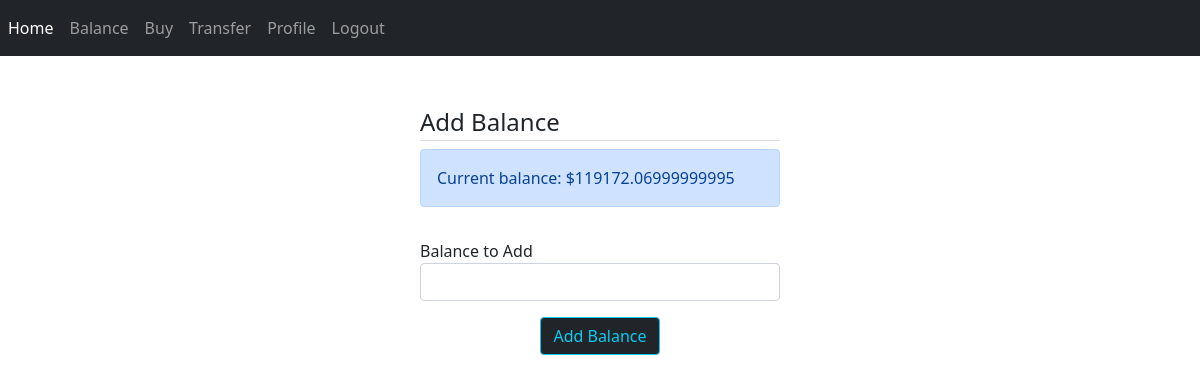
Page /add_balance (signed in) on the earlier database version.
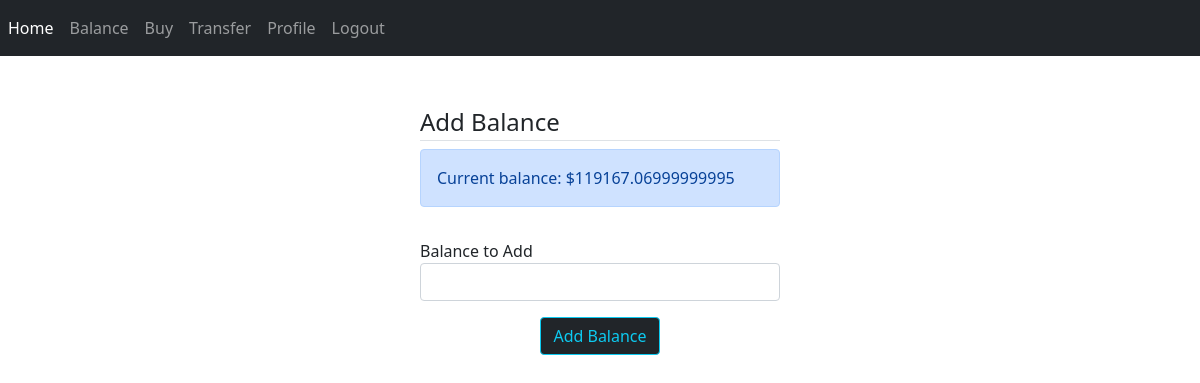
Same page on the later database version.
### CryptoExchange/models/dbmodels.py (models this page shows, shortened)
class User(db.Model, UserMixin):
    id = db.Column(db.Integer, primary_key=True)
    first_name = db.Column(db.String(20), nullable=False)
    last_name = db.Column(db.String(20), nullable=False)
    address = db.Column(db.String(20), nullable=False)
    city = db.Column(db.String(20), nullable=False)
    country = db.Column(db.String(20), nullable=False)
    phone = db.Column(db.String(15), nullable=False, unique=True)
    email = db.Column(db.String(120), nullable=False, unique=True)
    password = db.Column(db.String(60), nullable=False)
    verified = db.Column(db.Boolean, default=False, nullable=False)
    balance = db.Column(db.Float, default=0, nullable=False)
    sent_transactions = db.relationship('Transaction', backref='sender',
                                        foreign_keys="Transaction.sender_id", lazy=True)
    recv_transactions = db.relationship('Transaction', backref='receiver',
                                        foreign_keys="Transaction.receiver_id", lazy=True)

### CryptoExchange/controllers/routes.py (the view)
@app.route('/add_balance', methods=['GET', 'POST'])
@login_required
def add_balance():
    if not current_user.verified:
        return redirect(url_for('profile_activation'))
    form = AddBalanceForm()
    form.current_balance.data = current_user.balance
    if form.validate_on_submit():
        current_user.balance = current_user.balance + float(form.balance_to_add.data)
        current_user.balance = round(current_user.balance, 2)
        db.session.commit()
        flash('Balance successfully added!', 'success')
        return redirect(url_for('purchase'))
    return render_template('add_balance.html', title='Add Balance', form=form)

### CryptoExchange/Forms/AddBalanceForm.py (shortened to what this page needs)
class AddBalanceForm(FlaskForm):
    current_balance = StringField('Current balance')
    balance_to_add = StringField('Balance to Add', validators=[DataRequired()])
    submit = SubmitField('Add Balance')

### CryptoExchange/models/dbmodels.py (called while the page is built)
@login_manager.user_loader
def load_user(user_id):
    return User.query.get(int(user_id))

### CryptoExchange/templates/add_balance.html (shortened to what this page needs)
{% extends "layout.html" %}
{% block content %}
    <div style="margin: 0 auto; width: 30%;">
        <div class="content-section pt-5">
            <form action="" method="post">
                <fieldset class="form-group">
                    <legend class="border-bottom mb-2">Add Balance</legend>
                    <div class="form-group">
                        <div class="alert alert-primary" role="alert">
                        Current balance: ${{ form.current_balance.data }}
                    </div>
                    </div>
                    <div class="form-group">
                        {{ form.balance_to_add.label(class="form-control-label mt-3") }}
                        {% if form.balance_to_add.errors %}
                        {{ form.balance_to_add(class="form-control form-control-md is-invalid")}}
                            <div class="invalid-feedback">
                                {% for error in form.balance_to_add.errors %}
                                    <span>{{ error }}</span>
                                {% endfor %}
                            </div>
                        {% else %}
                            {{ form.balance_to_add(class="form-control form-control-md") }}
                        {% endif %}
                    </div>
                </fieldset>
                <div style="margin-top: 1rem;" class="text-center">
                    {{ form.submit(class="btn btn-outline-info btn-dark") }}
                </div>
            </form>
        </div>
    </div>
{% endblock content %}

Differences in the rows shown:
changed User: current_balance.data "119172.06999999995" → "119167.06999999995"
